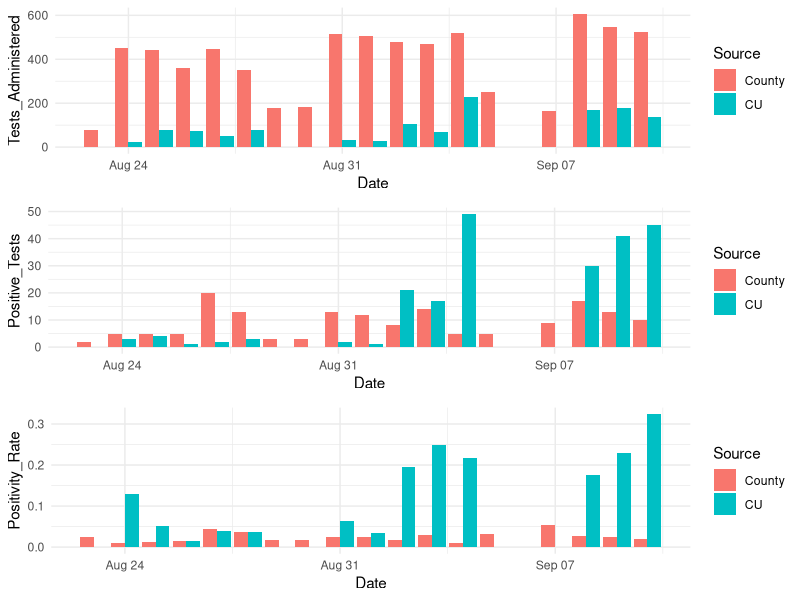
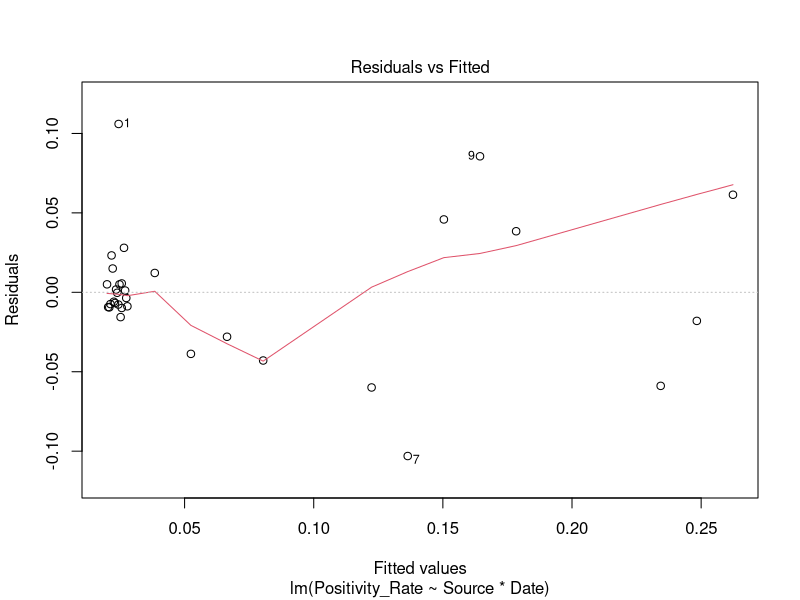
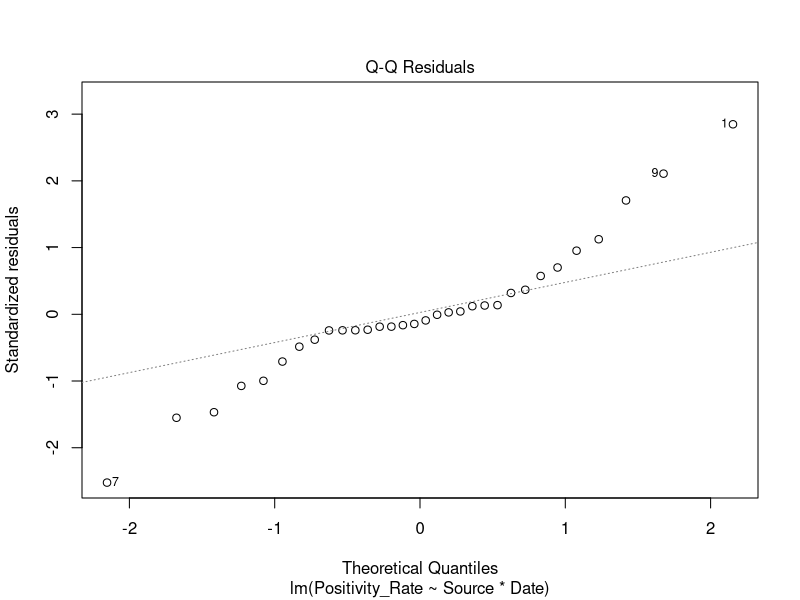
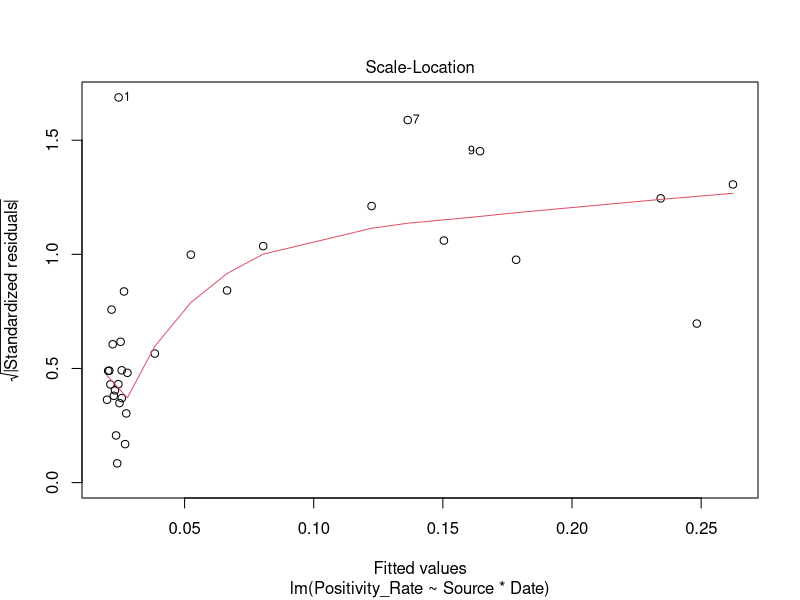
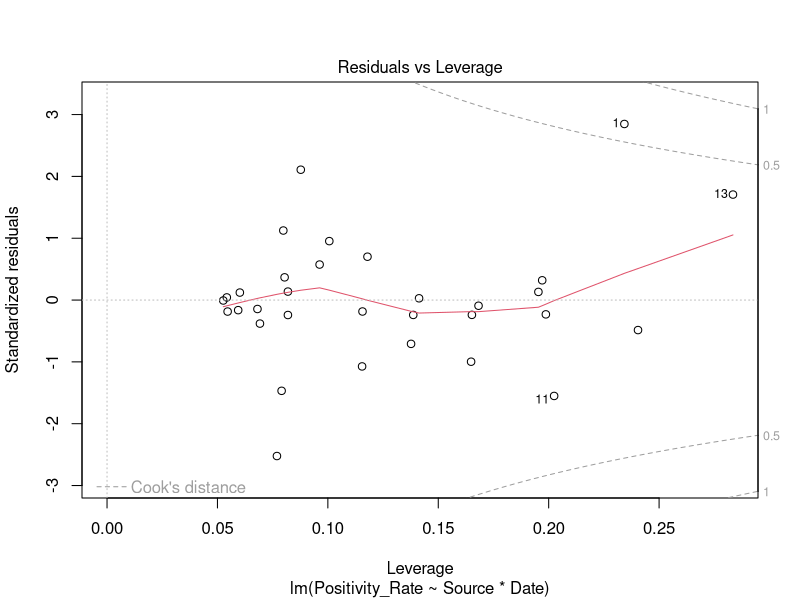
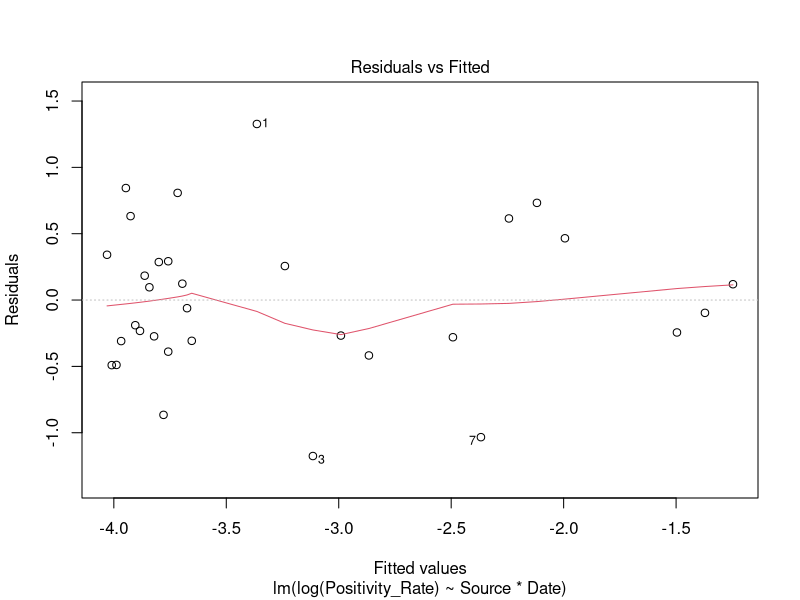
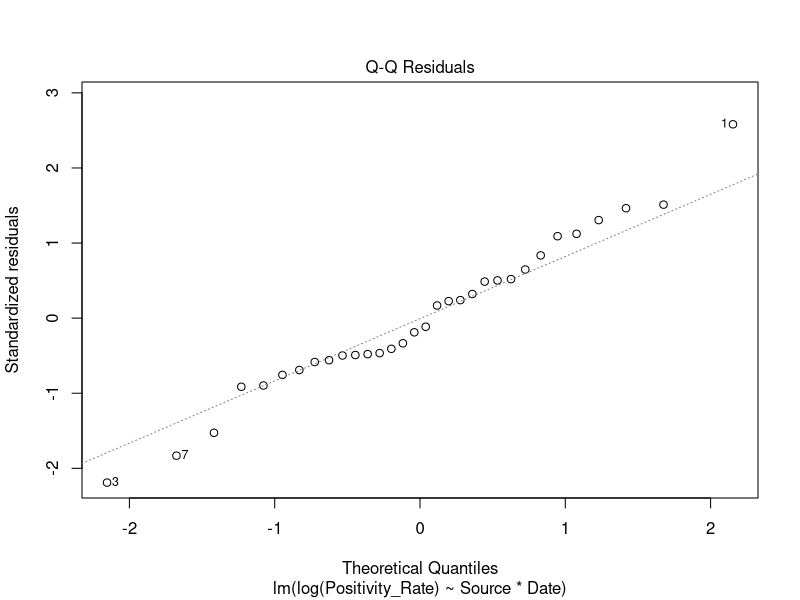
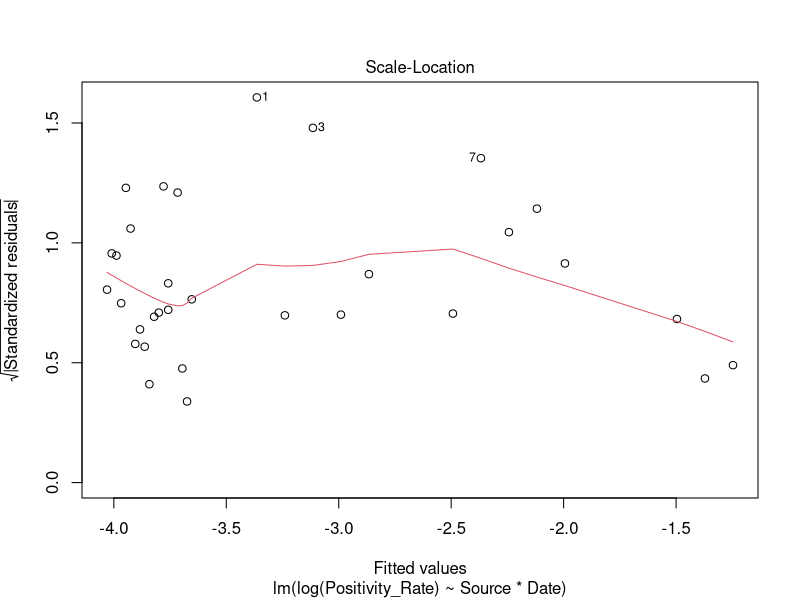

Write R code to recreate these figures, in order.
#' BioStats Covid Analysis Group Assignment

#required packages
library(tidyverse)
library(grid)
library(gridExtra)
library(nlme)
library(plotrix)

#Creating the Data
countyTests <- c(80,450,440,360,445,350,180,184,515,508,480,470,520,253,160,165,605,545,525)
countyPostive <- c(2,5,5,5,20,13,3,3,13,12,8,14,5,4,5,9,17,13,10)
cuTests <- c(NA,23,79,73,52,80,NA,NA,32,30,107,68,226,NA,NA,NA,171,178,139)
cuPositive <- c(NA, 3,4,1,2,3,NA,NA,2,1,21,17,49,NA,NA,NA,30,41,45)
dateRange <- c("8/23", "8/24","8/25","8/26", "8/27", "8/28", "8/29", "8/30", "8/31", "9/1", "9/2", "9/3", "9/4", "9/5", "9/5", "9/7", "9/8", "9/9", "9/10")


#Creating an empty data frame
dat <- data.frame(Source = rep(NA, 19*2),
                     Tests_Administered = rep(NA, 19*2),
                     Positive_Tests = rep(NA, 19*2),
                     Positivity_Rate = rep(NA, 19*2),
                     Date = rep(NA, 19*2))

#populating the data frame with data
dat[1:19, 1] <- rep("CU", 19)
dat[20:38, 1] <- rep("County", 19)
dat[1:19, 2] <- cuTests
dat[20:38, 2] <- countyTests
dat[1:19, 3] <- cuPositive
dat[20:38, 3] <- countyPostive
dat[1:19, 4] <- cuPositive/cuTests
dat[20:38, 4] <- countyPostive/countyTests
dat[1:38, 5] <- rep(dateRange, 2)

dat$Date <- as.Date(dat$Date,format = "%m/%d" )

str(dat)

#Preliminary Visualization

#Testing by Date
tests <- ggplot(dat,aes(x = Date,y = Tests_Administered)) + 
  geom_bar(aes(fill = Source),stat = "identity",position = "dodge") + theme_minimal()


#Positive cases by date
positives <- ggplot(dat,aes(x = Date,y = Positive_Tests)) + 
  geom_bar(aes(fill = Source),stat = "identity",position = "dodge") + theme_minimal()


#Positivity by Date
rate <- ggplot(dat,aes(x = Date,y = Positivity_Rate)) + 
  geom_bar(aes(fill = Source),stat = "identity",position = "dodge") + theme_minimal()

#Aggregated Plot
caseDataMultiplot <- grid.arrange(tests, positives, rate)



#Hypothesis Testing

#filtering the data by source
countyDat <- dat %>%
  filter(Source == "County")

cuDat <- dat %>%
  filter(Source == "CU")

#Testing

#Our alpha: null is defined as the positivity rate of the county
meanCountyRate <- mean(countyDat$Positivity_Rate)

hypothesisTest <- binom.test(sum(cuDat$Positive_Tests, na.rm = T), sum(cuDat$Tests_Administered, na.rm = T), meanCountyRate, alternative = "two.sided") 

hypothesisTest #does not fall within the predictions of the null (0.024 positivity) (p<.001); positivity rate at CU is 17.4% and ~ 6 times greater than that of the county

#Modeling: linear model using date as a temporal continuous co-variate. This will give us a better understanding of the relationship between positivity and time; i.e., positivity recorded on day x may be more related to the positivity recorded on day x-1 than x-2

modelDat <- dat %>%
  filter(!is.na(Positivity_Rate))

positivityLM <- lm(Positivity_Rate ~ Source*Date,
                   data = modelDat)

summary(positivityLM)

plot(positivityLM)#residual variances are heteroskedastic

#Attempting to account for the unequal residual variances by log transforming the response variable

positivityLM_log <- lm(log(Positivity_Rate) ~ Source*Date,
                   data = modelDat)

summary(positivityLM_log)

plot(positivityLM_log) #Much better!

#' _Notes on the model above_
#' The results from this model indicate that, when accounting for the effect of time on positivity (based on the assumption that positivity changes with time), the county's positivity rate is decreasing and while CU's is increasing, and that these metrics of positivity and related change are significantly different. 

summary_positivityLM_log <- summary(positivityLM_log)

#'creating a model for plotting:

positivityLM_log_noint <- lm(log(Positivity_Rate) ~ 0 + Source*(0+Date),
                       data = modelDat)

positivityLM_log_noint_summary <- summary(positivityLM_log_noint)

#'DF for important statistics (mean, se, and categories)
finalPlotDF <- data.frame(mean = c(log10(mean(countyDat$Positivity_Rate)), log10(mean(cuDat$Positivity_Rate, na.rm = T))),
                          se = c(std.error(log10(countyDat$Positivity_Rat)), std.error(log10(cuDat$Positivity_Rate))),
                          treatment = c("County", "CU"))


#' Final Plot
finalPlot <- ggplot(finalPlotDF, aes(treatment, mean)) +
  geom_point() +
  geom_jitter(data = dat, aes(Source, log10(Positivity_Rate), col = Date, size = Tests_Administered), width = .05, alpha = .2)+
  geom_errorbar(aes(ymin=mean-se, ymax=mean+se), width = .3) +
  labs(y = "Positivity Rate (%)",
       x = "Source",
       title = "Positive Cases Measured Against Total Tests by Source",
       subtitle = "Samples collected from 8/23 to 9/10",
       caption = "Date and tests administered on that date used as neste random effects") +
  annotate("text", 1, -1, label = "a") + 
  scale_color_gradient() +
  theme_minimal()

finalPlot

#'Closing Remarks: first thing that is evident is that the County sampled a lot more, so their numbers are going to be more accurate. Secondly, there is much more variation in the CU dataset (SD of ~.1 compared to the county's SD of ~.01); standard error for CU was greater than the County's, too (.03 vs .003, respectively). As well, modeling indicates that CU's sampling/testing methodology is related an effect size of + 11 percentage points (approximated) when compared to the positivity rate of the county; whether this is due to their sampling criteria, the behavior of the students, or some other confounding variable cannot be determined. The effect of sampling date on the SD of both the County and CU was negligible, however the number of tests administered accounted for roughly 1.2% of the variation seen in positivity rate. 





